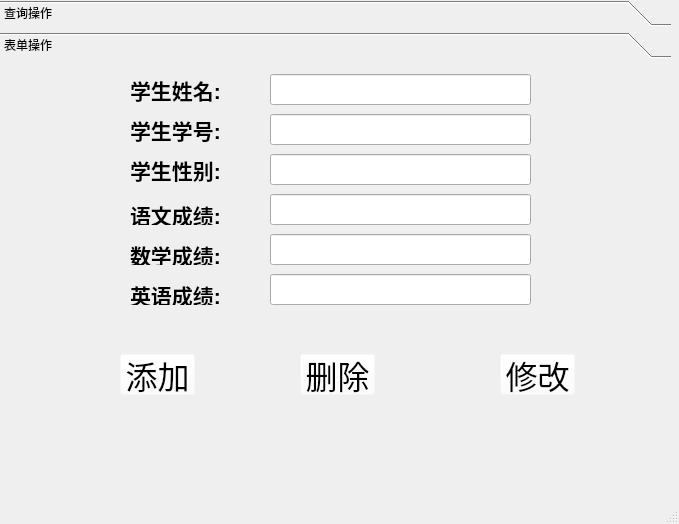
<?xml version="1.0" encoding="UTF-8"?>
<ui version="4.0">
 <class>MainWindow</class>
 <widget class="QMainWindow" name="MainWindow">
  <property name="geometry">
   <rect>
    <x>0</x>
    <y>0</y>
    <width>679</width>
    <height>524</height>
   </rect>
  </property>
  <property name="windowTitle">
   <string>MainWindow</string>
  </property>
  <widget class="QWidget" name="centralwidget">
   <widget class="QToolBox" name="toolBox">
    <property name="geometry">
     <rect>
      <x>0</x>
      <y>0</y>
      <width>671</width>
      <height>501</height>
     </rect>
    </property>
    <property name="styleSheet">
     <string notr="true">background-image: url(:/imgs/3.jpg);</string>
    </property>
    <property name="currentIndex">
     <number>1</number>
    </property>
    <widget class="QWidget" name="page">
     <property name="geometry">
      <rect>
       <x>0</x>
       <y>0</y>
       <width>671</width>
       <height>459</height>
      </rect>
     </property>
     <attribute name="label">
      <string>查询操作</string>
     </attribute>
     <widget class="QLineEdit" name="user_name_search_edit">
      <property name="geometry">
       <rect>
        <x>160</x>
        <y>30</y>
        <width>351</width>
        <height>41</height>
       </rect>
      </property>
     </widget>
     <widget class="QLabel" name="label">
      <property name="geometry">
       <rect>
        <x>70</x>
        <y>30</y>
        <width>81</width>
        <height>31</height>
       </rect>
      </property>
      <property name="font">
       <font>
        <family>Arial</family>
        <pointsize>16</pointsize>
        <weight>75</weight>
        <bold>true</bold>
       </font>
      </property>
      <property name="text">
       <string>用户名:</string>
      </property>
     </widget>
     <widget class="QPushButton" name="search_btn">
      <property name="geometry">
       <rect>
        <x>560</x>
        <y>20</y>
        <width>75</width>
        <height>61</height>
       </rect>
      </property>
      <property name="font">
       <font>
        <family>Arial</family>
        <pointsize>22</pointsize>
        <weight>75</weight>
        <bold>true</bold>
       </font>
      </property>
      <property name="styleSheet">
       <string notr="true">background-color: rgba(255, 255, 255, 0);</string>
      </property>
      <property name="text">
       <string>搜索</string>
      </property>
     </widget>
     <widget class="QListWidget" name="user_listview">
      <property name="geometry">
       <rect>
        <x>10</x>
        <y>90</y>
        <width>651</width>
        <height>331</height>
       </rect>
      </property>
     </widget>
    </widget>
    <widget class="QWidget" name="page_2">
     <property name="geometry">
      <rect>
       <x>0</x>
       <y>0</y>
       <width>671</width>
       <height>459</height>
      </rect>
     </property>
     <attribute name="label">
      <string>表单操作</string>
     </attribute>
     <widget class="QLabel" name="label_2">
      <property name="geometry">
       <rect>
        <x>130</x>
        <y>140</y>
        <width>101</width>
        <height>21</height>
       </rect>
      </property>
      <property name="font">
       <font>
        <family>Arial</family>
        <pointsize>16</pointsize>
        <weight>75</weight>
        <bold>true</bold>
       </font>
      </property>
      <property name="text">
       <string>语文成绩:</string>
      </property>
     </widget>
     <widget class="QLabel" name="label_3">
      <property name="geometry">
       <rect>
        <x>130</x>
        <y>180</y>
        <width>101</width>
        <height>21</height>
       </rect>
      </property>
      <property name="font">
       <font>
        <family>Arial</family>
        <pointsize>16</pointsize>
        <weight>75</weight>
        <bold>true</bold>
       </font>
      </property>
      <property name="text">
       <string>数学成绩:</string>
      </property>
     </widget>
     <widget class="QLineEdit" name="chinese_edit">
      <property name="geometry">
       <rect>
        <x>270</x>
        <y>130</y>
        <width>261</width>
        <height>31</height>
       </rect>
      </property>
     </widget>
     <widget class="QLabel" name="label_4">
      <property name="geometry">
       <rect>
        <x>130</x>
        <y>220</y>
        <width>101</width>
        <height>21</height>
       </rect>
      </property>
      <property name="font">
       <font>
        <family>Arial</family>
        <pointsize>16</pointsize>
        <weight>75</weight>
        <bold>true</bold>
       </font>
      </property>
      <property name="text">
       <string>英语成绩:</string>
      </property>
     </widget>
     <widget class="QLineEdit" name="math_edit">
      <property name="geometry">
       <rect>
        <x>270</x>
        <y>170</y>
        <width>261</width>
        <height>31</height>
       </rect>
      </property>
     </widget>
     <widget class="QLabel" name="label_5">
      <property name="geometry">
       <rect>
        <x>130</x>
        <y>10</y>
        <width>111</width>
        <height>31</height>
       </rect>
      </property>
      <property name="font">
       <font>
        <family>Arial</family>
        <pointsize>16</pointsize>
        <weight>75</weight>
        <bold>true</bold>
       </font>
      </property>
      <property name="text">
       <string>学生姓名:</string>
      </property>
     </widget>
     <widget class="QLineEdit" name="english_edit">
      <property name="geometry">
       <rect>
        <x>270</x>
        <y>210</y>
        <width>261</width>
        <height>31</height>
       </rect>
      </property>
     </widget>
     <widget class="QLineEdit" name="user_name_edit">
      <property name="geometry">
       <rect>
        <x>270</x>
        <y>10</y>
        <width>261</width>
        <height>31</height>
       </rect>
      </property>
     </widget>
     <widget class="QPushButton" name="score_update_btn">
      <property name="geometry">
       <rect>
        <x>500</x>
        <y>290</y>
        <width>75</width>
        <height>41</height>
       </rect>
      </property>
      <property name="font">
       <font>
        <family>Arial</family>
        <pointsize>24</pointsize>
       </font>
      </property>
      <property name="styleSheet">
       <string notr="true">background-color: rgba(255, 255, 255, 0);</string>
      </property>
      <property name="text">
       <string>修改</string>
      </property>
     </widget>
     <widget class="QPushButton" name="score_add_btn">
      <property name="geometry">
       <rect>
        <x>120</x>
        <y>290</y>
        <width>75</width>
        <height>41</height>
       </rect>
      </property>
      <property name="font">
       <font>
        <family>Arial</family>
        <pointsize>24</pointsize>
       </font>
      </property>
      <property name="styleSheet">
       <string notr="true">background-color: rgba(255, 255, 255, 0);</string>
      </property>
      <property name="text">
       <string>添加</string>
      </property>
     </widget>
     <widget class="QPushButton" name="score_del_btn">
      <property name="geometry">
       <rect>
        <x>300</x>
        <y>290</y>
        <width>75</width>
        <height>41</height>
       </rect>
      </property>
      <property name="font">
       <font>
        <family>Arial</family>
        <pointsize>24</pointsize>
       </font>
      </property>
      <property name="styleSheet">
       <string notr="true">background-color: rgba(255, 255, 255, 0);</string>
      </property>
      <property name="text">
       <string>删除</string>
      </property>
     </widget>
     <widget class="QLabel" name="label_6">
      <property name="geometry">
       <rect>
        <x>130</x>
        <y>50</y>
        <width>111</width>
        <height>31</height>
       </rect>
      </property>
      <property name="font">
       <font>
        <family>Arial</family>
        <pointsize>16</pointsize>
        <weight>75</weight>
        <bold>true</bold>
       </font>
      </property>
      <property name="text">
       <string>学生学号:</string>
      </property>
     </widget>
     <widget class="QLineEdit" name="user_num_edit">
      <property name="geometry">
       <rect>
        <x>270</x>
        <y>50</y>
        <width>261</width>
        <height>31</height>
       </rect>
      </property>
     </widget>
     <widget class="QLabel" name="label_7">
      <property name="geometry">
       <rect>
        <x>130</x>
        <y>90</y>
        <width>111</width>
        <height>31</height>
       </rect>
      </property>
      <property name="font">
       <font>
        <family>Arial</family>
        <pointsize>16</pointsize>
        <weight>75</weight>
        <bold>true</bold>
       </font>
      </property>
      <property name="text">
       <string>学生性别:</string>
      </property>
     </widget>
     <widget class="QLineEdit" name="user_sex_edit">
      <property name="geometry">
       <rect>
        <x>270</x>
        <y>90</y>
        <width>261</width>
        <height>31</height>
       </rect>
      </property>
     </widget>
    </widget>
   </widget>
  </widget>
  <widget class="QMenuBar" name="menubar">
   <property name="geometry">
    <rect>
     <x>0</x>
     <y>0</y>
     <width>679</width>
     <height>18</height>
    </rect>
   </property>
  </widget>
  <widget class="QStatusBar" name="statusbar"/>
 </widget>
 <resources>
  <include location="imgs.qrc"/>
 </resources>
 <connections/>
</ui>
